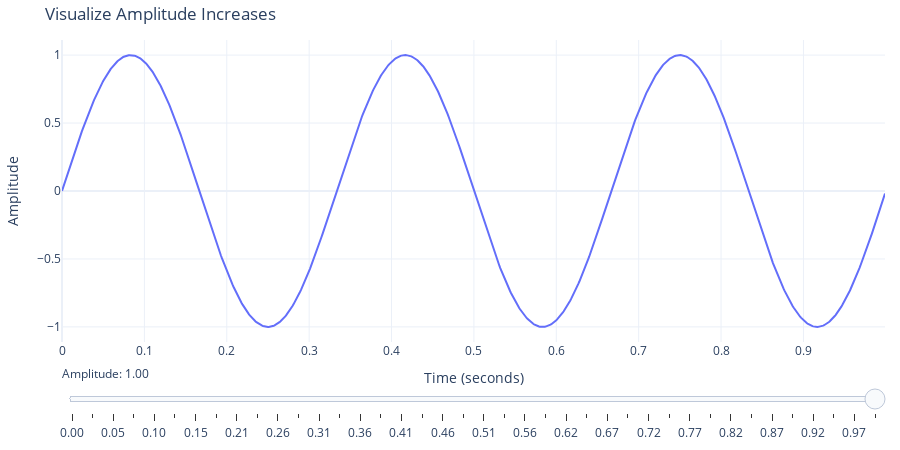

The notebook cell this image was saved under:
### Markdown cell above
## Amplitude

**Amplitude** is the maximum value that a wave reaches from its equilibrium (center) position. In the context of a sine wave, amplitude determines how "tall" the oscillations are.

- A larger $A$ means the wave peaks and troughs are farther from zero, making the wave "louder" if it represents sound.
- Amplitude does **not** affect the frequency (how fast the wave oscillates), only how high or low the wave goes.

:::{note}
In audio, amplitude relates to perceived volume: **higher amplitude** means a **louder sound**, and **lower amplitude** means a **quieter sound**.
:::

### Code cell
import plotly.graph_objects as go
import numpy as np

# Parameters
f = 3        # Frequency in Hz
fs = 1000    # Sampling frequency in Hz
duration = 1 # Duration in seconds to plot

# Amplitude range
min_amp = 0.
max_amp = 1
amp_steps = 40
amplitudes = np.linspace(min_amp, max_amp, amp_steps)

# Time vector
t = np.linspace(0, duration, int(fs * duration), endpoint=False)

# Generate sine waves for each amplitude
sines = []
for A in amplitudes:
    sines.append(A * np.sin(2 * np.pi * f * t))

# Build frames for the animation/slider
frames = [
    go.Frame(
        data=[
            go.Scatter(
                x=t,
                y=sines[i],
                mode="lines",
                name=f"A = {amplitudes[i]:.2f}"
            )
        ],
        name=str(i)
    )
    for i in range(len(amplitudes))
]

# Initial trace (for initial_amp = 1)
init_idx = np.argmin(np.abs(amplitudes - 1))
fig = go.Figure(
    data=[
        go.Scatter(
            x=t, 
            y=sines[init_idx],
            mode="lines",
            name=f"A = {amplitudes[init_idx]:.2f}"
        )
    ],
    frames=frames
)

# Slider definition
steps = []
for i, A in enumerate(amplitudes):
    step = dict(
        method="animate",
        args=[
            [str(i)],
            {"mode": "immediate", "frame": {"duration": 0, "redraw": True}, "transition": {"duration": 0}}
        ],
        label=f"{A:.2f}"
    )
    steps.append(step)

sliders = [dict(
    active=init_idx,
    currentvalue={"prefix": "Amplitude: "},
    pad={"t": 20},
    steps=steps
)]

fig.update_layout(
    title="Visualize Amplitude Increases",
    xaxis_title="Time (seconds)",
    yaxis_title="Amplitude",
    sliders=sliders,
    height=450,
    template='plotly_white',
    margin=dict(l=30, r=15, t=40, b=40)
)

fig.show()

### Figure 1 — Plotly figure (JSON) as saved in the notebook; plotly's stock layout.template omitted (floating-point values rounded to 4 significant figures; data arrays with more than 128 entries replaced by an {"elided": "..."} marker saying what was removed)
{"data": [{"mode": "lines", "name": "A = 1.00", "type": "scatter", "x": {"elided": "1000 float values"}, "y": {"elided": "1000 float values"}}], "layout": {"height": 450, "margin": {"b": 40, "l": 30, "r": 15, "t": 40}, "sliders": [{"active": 39, "currentvalue": {"prefix": "Amplitude: "}, "pad": {"t": 20}, "steps": [{"args": [["0"], {"frame": {"duration": 0, "redraw": true}, "mode": "immediate", "transition": {"duration": 0}}], "label": "0.00", "method": "animate"}, {"args": [["1"], {"frame": {"duration": 0, "redraw": true}, "mode": "immediate", "transition": {"duration": 0}}], "label": "0.03", "method": "animate"}, {"args": [["2"], {"frame": {"duration": 0, "redraw": true}, "mode": "immediate", "transition": {"duration": 0}}], "label": "0.05", "method": "animate"}, {"args": [["3"], {"frame": {"duration": 0, "redraw": true}, "mode": "immediate", "transition": {"duration": 0}}], "label": "0.08", "method": "animate"}, {"args": [["4"], {"frame": {"duration": 0, "redraw": true}, "mode": "immediate", "transition": {"duration": 0}}], "label": "0.10", "method": "animate"}, {"args": [["5"], {"frame": {"duration": 0, "redraw": true}, "mode": "immediate", "transition": {"duration": 0}}], "label": "0.13", "method": "animate"}, {"args": [["6"], {"frame": {"duration": 0, "redraw": true}, "mode": "immediate", "transition": {"duration": 0}}], "label": "0.15", "method": "animate"}, {"args": [["7"], {"frame": {"duration": 0, "redraw": true}, "mode": "immediate", "transition": {"duration": 0}}], "label": "0.18", "method": "animate"}, {"args": [["8"], {"frame": {"duration": 0, "redraw": true}, "mode": "immediate", "transition": {"duration": 0}}], "label": "0.21", "method": "animate"}, {"args": [["9"], {"frame": {"duration": 0, "redraw": true}, "mode": "immediate", "transition": {"duration": 0}}], "label": "0.23", "method": "animate"}, {"args": [["10"], {"frame": {"duration": 0, "redraw": true}, "mode": "immediate", "transition": {"duration": 0}}], "label": "0.26", "method": "animate"}, {"args": [["11"], {"frame": {"duration": 0, "redraw": true}, "mode": "immediate", "transition": {"duration": 0}}], "label": "0.28", "method": "animate"}, {"args": [["12"], {"frame": {"duration": 0, "redraw": true}, "mode": "immediate", "transition": {"duration": 0}}], "label": "0.31", "method": "animate"}, {"args": [["13"], {"frame": {"duration": 0, "redraw": true}, "mode": "immediate", "transition": {"duration": 0}}], "label": "0.33", "method": "animate"}, {"args": [["14"], {"frame": {"duration": 0, "redraw": true}, "mode": "immediate", "transition": {"duration": 0}}], "label": "0.36", "method": "animate"}, {"args": [["15"], {"frame": {"duration": 0, "redraw": true}, "mode": "immediate", "transition": {"duration": 0}}], "label": "0.38", "method": "animate"}, {"args": [["16"], {"frame": {"duration": 0, "redraw": true}, "mode": "immediate", "transition": {"duration": 0}}], "label": "0.41", "method": "animate"}, {"args": [["17"], {"frame": {"duration": 0, "redraw": true}, "mode": "immediate", "transition": {"duration": 0}}], "label": "0.44", "method": "animate"}, {"args": [["18"], {"frame": {"duration": 0, "redraw": true}, "mode": "immediate", "transition": {"duration": 0}}], "label": "0.46", "method": "animate"}, {"args": [["19"], {"frame": {"duration": 0, "redraw": true}, "mode": "immediate", "transition": {"duration": 0}}], "label": "0.49", "method": "animate"}, {"args": [["20"], {"frame": {"duration": 0, "redraw": true}, "mode": "immediate", "transition": {"duration": 0}}], "label": "0.51", "method": "animate"}, {"args": [["21"], {"frame": {"duration": 0, "redraw": true}, "mode": "immediate", "transition": {"duration": 0}}], "label": "0.54", "method": "animate"}, {"args": [["22"], {"frame": {"duration": 0, "redraw": true}, "mode": "immediate", "transition": {"duration": 0}}], "label": "0.56", "method": "animate"}, {"args": [["23"], {"frame": {"duration": 0, "redraw": true}, "mode": "immediate", "transition": {"duration": 0}}], "label": "0.59", "method": "animate"}, {"args": [["24"], {"frame": {"duration": 0, "redraw": true}, "mode": "immediate", "transition": {"duration": 0}}], "label": "0.62", "method": "animate"}, {"args": [["25"], {"frame": {"duration": 0, "redraw": true}, "mode": "immediate", "transition": {"duration": 0}}], "label": "0.64", "method": "animate"}, {"args": [["26"], {"frame": {"duration": 0, "redraw": true}, "mode": "immediate", "transition": {"duration": 0}}], "label": "0.67", "method": "animate"}, {"args": [["27"], {"frame": {"duration": 0, "redraw": true}, "mode": "immediate", "transition": {"duration": 0}}], "label": "0.69", "method": "animate"}, {"args": [["28"], {"frame": {"duration": 0, "redraw": true}, "mode": "immediate", "transition": {"duration": 0}}], "label": "0.72", "method": "animate"}, {"args": [["29"], {"frame": {"duration": 0, "redraw": true}, "mode": "immediate", "transition": {"duration": 0}}], "label": "0.74", "method": "animate"}, {"args": [["30"], {"frame": {"duration": 0, "redraw": true}, "mode": "immediate", "transition": {"duration": 0}}], "label": "0.77", "method": "animate"}, {"args": [["31"], {"frame": {"duration": 0, "redraw": true}, "mode": "immediate", "transition": {"duration": 0}}], "label": "0.79", "method": "animate"}, {"args": [["32"], {"frame": {"duration": 0, "redraw": true}, "mode": "immediate", "transition": {"duration": 0}}], "label": "0.82", "method": "animate"}, {"args": [["33"], {"frame": {"duration": 0, "redraw": true}, "mode": "immediate", "transition": {"duration": 0}}], "label": "0.85", "method": "animate"}, {"args": [["34"], {"frame": {"duration": 0, "redraw": true}, "mode": "immediate", "transition": {"duration": 0}}], "label": "0.87", "method": "animate"}, {"args": [["35"], {"frame": {"duration": 0, "redraw": true}, "mode": "immediate", "transition": {"duration": 0}}], "label": "0.90", "method": "animate"}, {"args": [["36"], {"frame": {"duration": 0, "redraw": true}, "mode": "immediate", "transition": {"duration": 0}}], "label": "0.92", "method": "animate"}, {"args": [["37"], {"frame": {"duration": 0, "redraw": true}, "mode": "immediate", "transition": {"duration": 0}}], "label": "0.95", "method": "animate"}, {"args": [["38"], {"frame": {"duration": 0, "redraw": true}, "mode": "immediate", "transition": {"duration": 0}}], "label": "0.97", "method": "animate"}, {"args": [["39"], {"frame": {"duration": 0, "redraw": true}, "mode": "immediate", "transition": {"duration": 0}}], "label": "1.00", "method": "animate"}]}], "title": {"text": "Visualize Amplitude Increases"}, "xaxis": {"title": {"text": "Time (seconds)"}}, "yaxis": {"title": {"text": "Amplitude"}}}}
